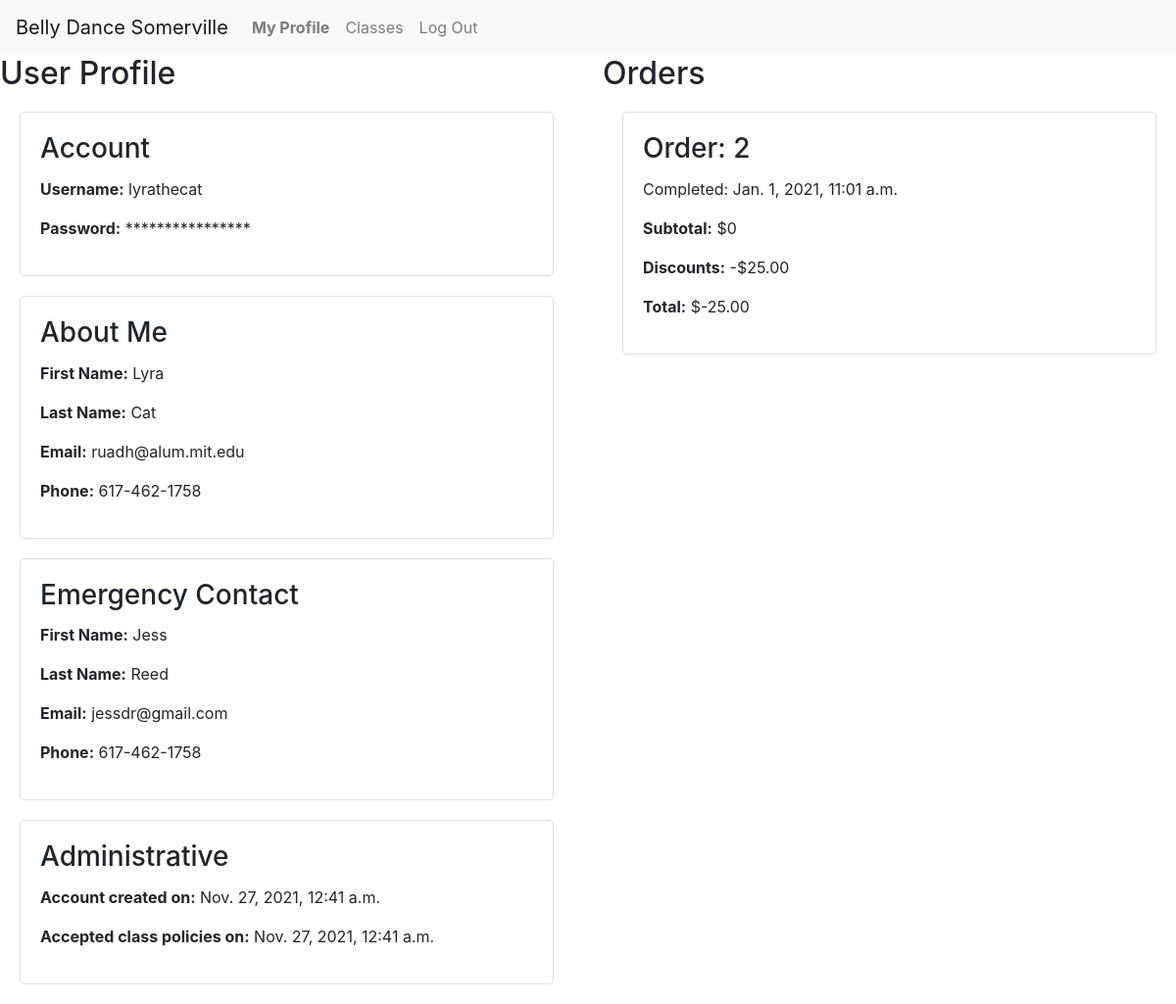
Page /users/31 (signed in) on the earlier database version.
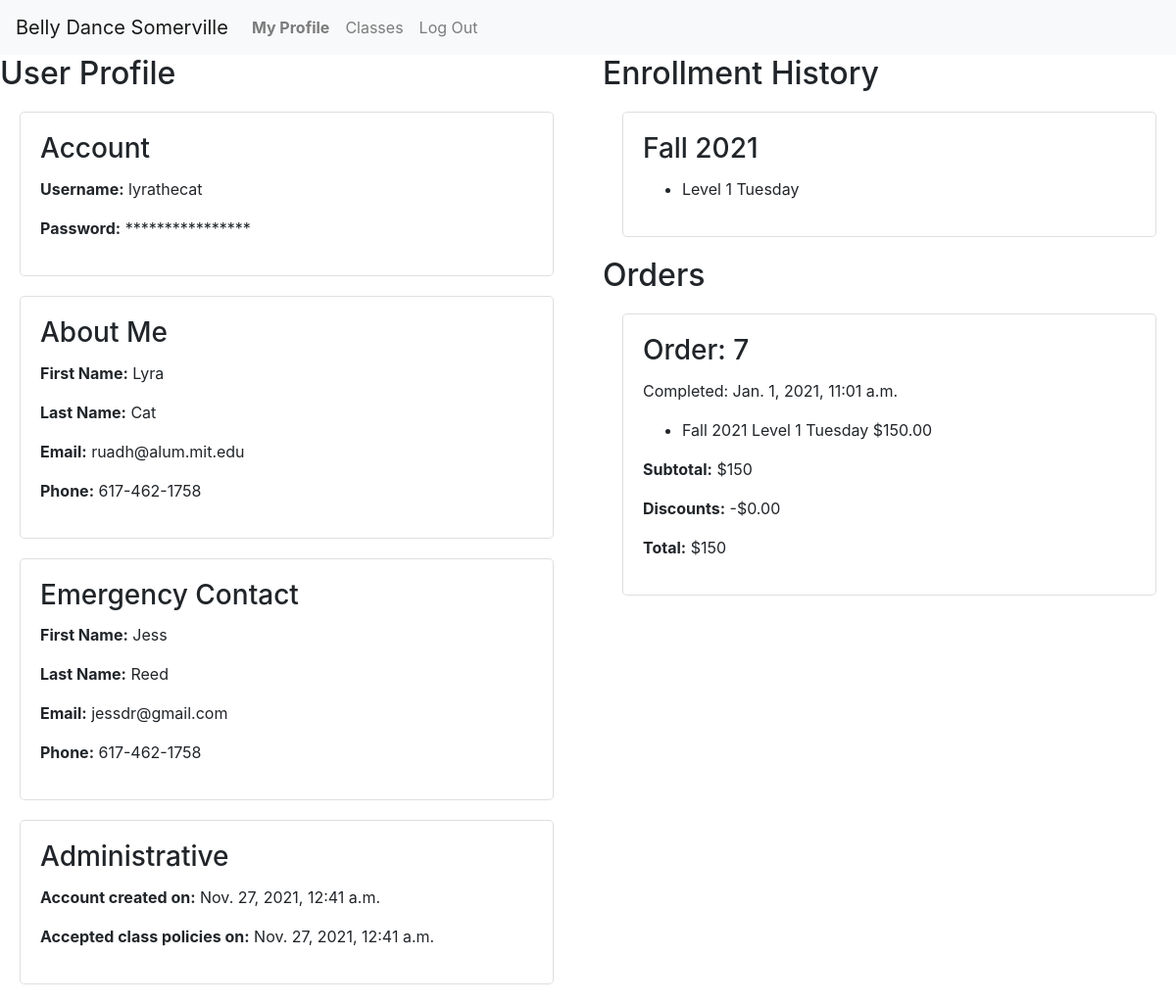
Same page on the later database version.
### enrollment/models.py (models this page shows, shortened)
class Order(models.Model):
    student = models.ForeignKey(
        User, on_delete=PROTECT, null=False, blank=False, related_name='orders')
    discount = models.DecimalField(
        max_digits=8, decimal_places=2, null=True, blank=True)
    completed = models.DateTimeField(null=True, blank=True)
    @property
    def subtotal(self):
        try:
            amount = self.line_items.aggregate(Sum('price'))['price__sum']
        except Exception:
            return 0
        return 0 if amount == None else amount
    @property
    def total(self):
        return self.subtotal - self.discount if self.discount != None else self.subtotal

class Semester(models.Model):
    name = models.CharField(max_length=128, null=False, blank=False)
    start_date = models.DateField(null=False, blank=False)
    end_date = models.DateField(null=False, blank=False)
    registration_open = models.DateTimeField(null=False, blank=False)
    registration_close = models.DateTimeField(null=False, blank=False)
    recital_date = models.DateTimeField(null=True, blank=True)
    hide = models.BooleanField(default=True, null=True, blank=False)

class LineItem(models.Model):
    order = models.ForeignKey(Order, on_delete=PROTECT,
                              null=False, blank=False, related_name='line_items')
    offering = models.ForeignKey(
        Offering, on_delete=PROTECT, null=False, blank=False, related_name='line_items')
    planned_absences = models.CharField(max_length=1024, null=True, blank=True)
    price = models.DecimalField(
        max_digits=6, decimal_places=2, null=False, blank=False)

class Offering(models.Model):
    course = models.ForeignKey(
        Course, on_delete=PROTECT, null=False, blank=False, related_name='offerings')
    semester = models.ForeignKey(
        Semester, on_delete=PROTECT, null=False, blank=False, related_name='offerings')
    location = models.ForeignKey(
        Location, on_delete=PROTECT, null=False, blank=False, related_name='offerings')
    stored_title = models.CharField(max_length=64, null=True, blank=True)
    stored_subtitle = models.CharField(max_length=256, null=True, blank=True)
    price = models.DecimalField(
        max_digits=7, decimal_places=2, null=False, blank=False)
    weekday = models.IntegerField(
        choices=settings.WEEKDAYS, null=False, blank=False)
    start_time = models.TimeField(null=False, blank=False)
    end_time = models.TimeField(null=False, blank=False)
    start_date = models.DateField(null=False, blank=False)
    end_date = models.DateField(null=False, blank=False)
    backup_date = models.DateField(null=False, blank=False)
    capacity = models.IntegerField(null=False, blank=False)
    schedule_notes = models.CharField(max_length=2048, null=True, blank=True)
    notes = models.CharField(max_length=2048, null=True, blank=True)
    @property
    def weekday_name(self):
        return settings.WEEKDAYS[self.weekday][1]

### enrollment/views.py (the view)
# urls.py: path('users/<int:id>', views.view_profile, name='view_profile'),
@login_required
def view_profile(request, id):
    if request.user.id == id or request.user.is_staff:
        try:
            profile = User.objects.get(id=id)
        except User.DoesNotExist:
            return render(request, 'enrollment/profile.html', {
                'orders': None,
                'message': f'User {id} not found.'
            })
        semesters = Semester.objects.filter(
            offerings__line_items__order__student=id).order_by('-start_date')
        for semester in semesters:
            semester.enrollments = LineItem.objects.filter(order__student=id).filter(
                offering__semester=semester).exclude(order__completed=None)
        orders = completed_orders(request, id).order_by('-completed')
        for order in orders:
            order.items = order.line_items.all()
        return render(request, 'enrollment/profile.html', {
            'orders': orders,
            'semesters': semesters,
            'profile': profile
        })
    else:
        return render(request, 'enrollment/profile.html', {
            'orders': None,
            'message': 'You may not view other users\' profiles'
        })

### enrollment/context_processors.py (called while the page is built)
def global_settings(request):
    return {
    'DEFAULT_TIMEZONE': settings.DEFAULT_TIMEZONE,
    'SCHOOL_NAME': settings.SCHOOL_NAME,
    'SCHOOL_POLICIES': settings.SCHOOL_POLICIES,
    'NO_OFFERINGS': settings.NO_OFFERINGS,
    }

### enrollment/views.py (called while the page is built)
def completed_orders(request, user):
    try:
        orders = Order.objects.filter(student=user).exclude(completed=None)
    except Order.DoesNotExist:
        return None
    return orders

### enrollment/templates/enrollment/profile.html (shortened to what this page needs)
{% extends "enrollment/layout.html" %}
{% block body %}
<div class="row">
    {% if profile %}
    <div class="col-md">
        <h2>User Profile</h2>
        <div class="card">
            <div class="card-body">
                <h3 class="card-title">Account</h3>
                <p><span class="label">Username:</span> {{profile.username}}</p>
                <p><span class="label">Password:</span> ****************</p>
            </div>
        </div>
        <div class="card">
            <div class="card-body">
                <h3 class="card-title">About Me</h3>
                <p><span class="label">First Name:</span> {{profile.first_name}}</p>
                <p><span class="label">Last Name:</span> {{profile.last_name}}</p>
                <p><span class="label">Email:</span> {{profile.email}}</p>
                <p><span class="label">Phone:</span> {{profile.phone}}</p>
            </div>
        </div>
        <div class="card">
            <div class="card-body">
                <h3 class="card-title">Emergency Contact</h3>
                <p><span class="label">First Name:</span> {{profile.emergency_first}}</p>
                <p><span class="label">Last Name:</span> {{profile.emergency_last}}</p>
                <p><span class="label">Email:</span> {{profile.emergency_email}}</p>
                <p><span class="label">Phone:</span> {{profile.emergency_phone}}</p>
            </div>
        </div>
        <div class="card">
            <div class="card-body">
                <h3 class="card-title">Administrative</h3>
                <p><span class="label">Account created on:</span> {{profile.date_joined}}</p>
                <p><span class="label">Accepted class policies on:</span> {{profile.accept_terms}}</p>
            </div>
        </div>
    </div>
    {% endif %}
    <div class="col-md">
        {% if semesters %}
            <h2>Enrollment History</h2>
            {% for semester in semesters %}
                <div class="card">
                    <div class="card-body">
                        <h3 class="card-title">{{semester.name}}</h3>
                        <ul>
                            {% for enrollment in semester.enrollments %}
                                <li>{{enrollment.offering.stored_title}} {{enrollment.offering.weekday_name}}</li>
                            {% endfor %}
                        </ul>
                    </div>
                </div>
            {% endfor %}
        {% endif %}
        {% if orders %}
        <h2>Orders</h2>
        {% for order in orders %}
            <div class="card">
                <div class="card-body">
                    <h3 class="card-title">Order: {{order.id}}</h3>
                    <p>Completed: {{order.completed}}</p>
                    {% for item in order.items %}
                        <ul>
                            <li>{{item.offering.semester.name}} {{item.offering.stored_title}} {{item.offering.weekday_name}} ${{item.price}}
                            </li>
                        </ul>
                    {% endfor %}
                    <p><span class="label">Subtotal:</span> ${{order.subtotal}}</p>
                    <p><span class="label">Discounts:</span> -${{order.discount|default_if_none:"0.00"}}</p>
                    <p><span class="label">Total:</span> ${{order.total}}</p>
                </div>
            </div>
        {% endfor %}
        {% endif %}
    </div>
</div>
{% endblock %}

Differences in the rows shown:
removed Order: id "2", completed "Jan. 1, 2021, 11:01 a.m.", subtotal "0", discount "25.00", total "-25.00"
now on this page (row unchanged): Semester: name "Fall 2021"
added LineItem: offering.stored_title "Level 1", offering.weekday_name "Tuesday", offering.semester.name "Fall 2021", price "150.00"
added Order: id "7", completed "Jan. 1, 2021, 11:01 a.m.", subtotal "150", discount "0.00", total "150"
Other differences:
text now shown: "Enrollment History"
